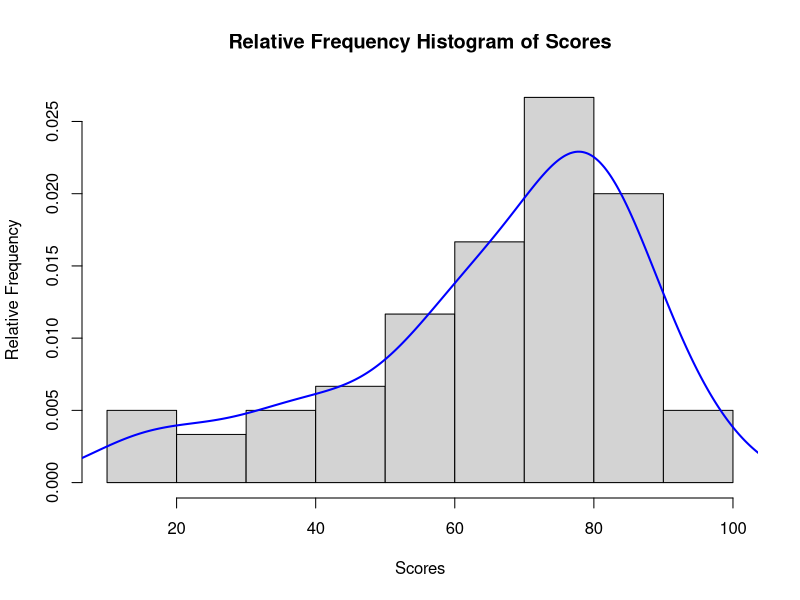

Reproduce this figure in R.
scores <- c(23, 60, 79, 32, 57, 74, 52, 70, 82, 36, 80, 77, 81, 95, 41, 65, 92, 
            85, 55, 76, 52, 10, 64, 75, 78, 25, 80, 98, 81, 67, 41, 71, 83, 54, 
            64, 72, 88, 62, 74, 43, 60, 78, 89, 76, 84, 48, 84, 90, 15, 79, 34, 
            67, 17, 82, 69, 74, 63, 80, 85, 61)

stem(scores, scale = 1)

hist(scores,
     breaks = seq(10, 100, 10),   # bins by tens
     freq = FALSE,                # relative frequencies
     main = "Relative Frequency Histogram of Scores",
     xlab = "Scores",
     ylab = "Relative Frequency")

lines(density(scores), col = "blue", lwd = 2)

cat(paste0("The scores range from about 10 to 98.\n",
           "Histogram shows concentration in the 70–85 range.\n",
           "Left tail is longer (low scores like 10, 15, 17, 23).\n",
           "Thus the distribution is slightly negatively skewed (left-skewed): ",
           "the bulk is high, with a few low outliers pulling the tail left.\n\n"))

sample_mean <- mean(scores)
sample_median <- median(scores)
sample_sd <- sd(scores)

cat("Sample mean: ", round(sample_mean, 2), "\n")
cat("Sample median: ", round(sample_median, 2), "\n")
cat("Sample standard deviation: ", round(sample_sd), "\n")